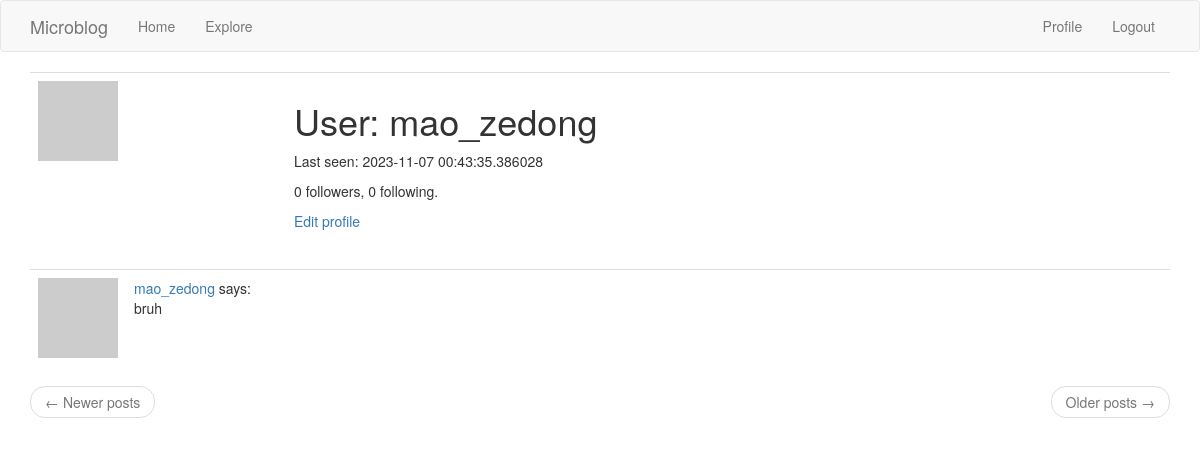
Page /user/mao_zedong (signed in) on the earlier database version.
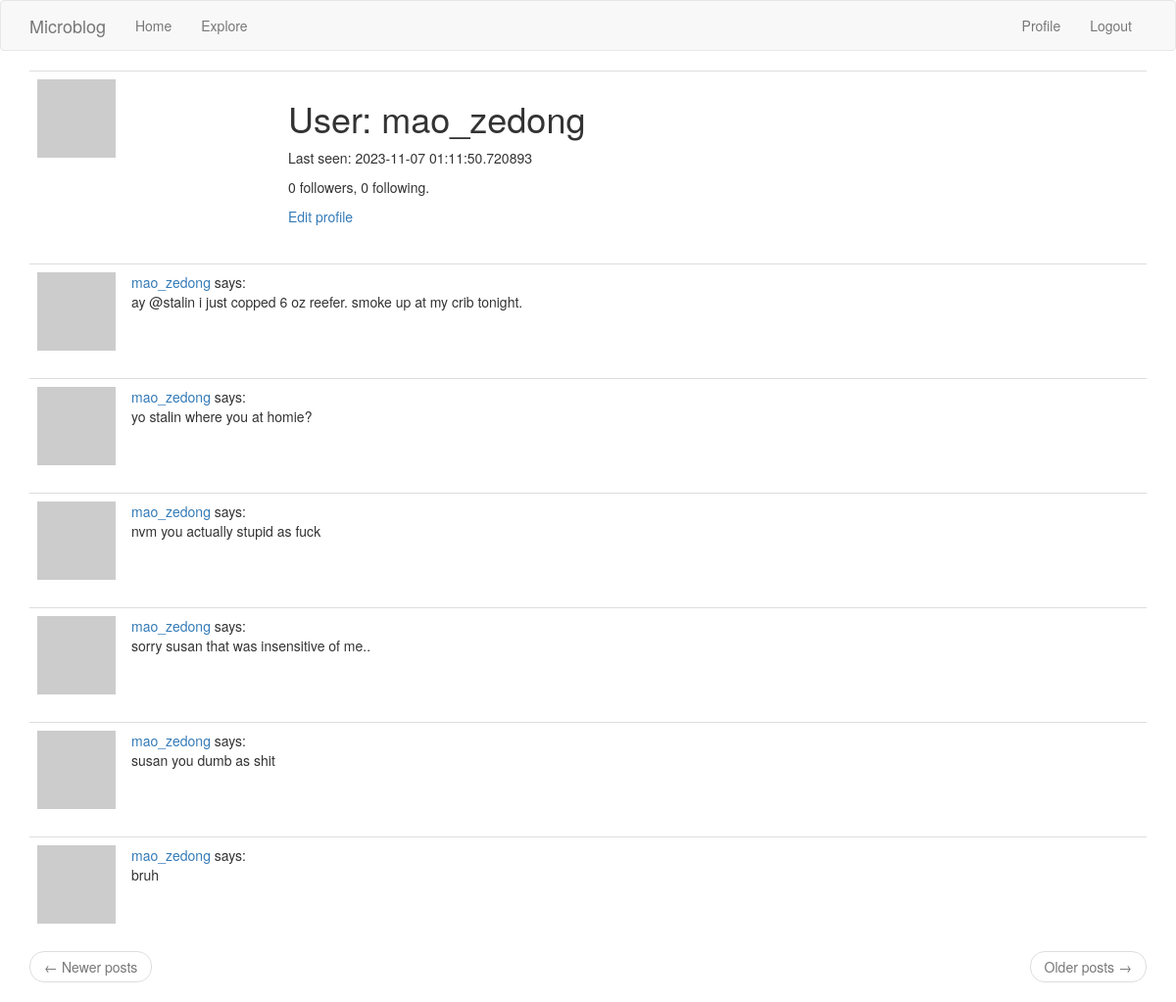
Same page on the later database version.
### app/models.py (models this page shows, shortened)
class User(UserMixin, db.Model):
    id = db.Column(db.Integer, primary_key=True)
    username = db.Column(db.String(64), index=True, unique=True)
    email = db.Column(db.String(120), index=True, unique=True)
    password_hash = db.Column(db.String(128))
    posts = db.relationship('Post', backref='author', lazy='dynamic')
    about_me = db.Column(db.String(140))
    last_seen = db.Column(db.DateTime, default=datetime.utcnow)
    followed = db.relationship(
        'User', secondary=followers,
        primaryjoin=(followers.c.follower_id == id),
        secondaryjoin=(followers.c.followed_id == id),
        backref=db.backref('followers', lazy='dynamic'), lazy='dynamic'
    )
    def avatar(self, size):
        digest = md5(self.email.lower().encode('utf-8')).hexdigest()
        return 'https://www.gravatar.com/avatar/{}?d=identicon&s={}'.format(digest, size)

class Post(db.Model):
    id = db.Column(db.Integer, primary_key=True)
    body = db.Column(db.String(140))
    timestamp = db.Column(db.DateTime, index=True, default=datetime.utcnow)
    user_id = db.Column(db.Integer, db.ForeignKey('user.id'))

### app/routes.py (the view)
@app.route('/user/<username>')
@login_required
def user(username):
    user = User.query.filter_by(username=username).first_or_404()
    page = request.args.get('page', 1, type=int)
    posts = user.posts.order_by(Post.timestamp.desc()).paginate(page=page, per_page=app.config['POSTS_PER_PAGE'], error_out=False)
    next_url = url_for('user', username=user.username, page=posts.next_num) \
        if posts.has_next else None
    prev_url = url_for('user', username=user.username, page=posts.prev_num) \
        if posts.has_prev else None
    form = EmptyForm()
    return render_template('user.html', user=user, posts=posts.items, next_url=next_url, prev_url=prev_url, form=form)

### app/models.py (called while the page is built)
@login.user_loader
def load_user(id):
    return User.query.get(int(id))

### app/routes.py (called while the page is built)
@app.before_request
def before_request():
    if current_user.is_authenticated:
        current_user.last_seen = datetime.utcnow()
        db.session.commit()

### app/templates/user.html (shortened to what this page needs)
{% extends "base.html" %}
{% block app_content %}
    <table class="table table-hover">
        <tr>
            <td width="256px"><img src="{{ user.avatar(256) }}"></td>
            <td>
                <h1>User: {{ user.username }}</h1>
                {% if user.last_seen %}<p>Last seen: {{ user.last_seen }}</p>{% endif %}
                <p>{{ user.followers.count() }} followers, {{ user.followed.count() }} following.</p>
                {% if user == current_user %}
                <p><a href="{{ url_for('edit_profile') }}">Edit profile</a></p>
                {% endif %}
            </td>
        </tr>
    </table>
    {% for post in posts %}
        {% include '_post.html' %}
    {% endfor %}
    <nav aria-label="...">
        <ul class="pager">
            <li class="previous{% if not prev_url %} disabled{% endif %}">
                <a href="{{ prev_url or '#' }}">
                    <span aria-hidden="true">&larr;</span> Newer posts
                </a>
            </li>
            <li class="next{% if not next_url %} disabled{% endif %}">
                <a href="{{ next_url or '#' }}">
                    Older posts <span aria-hidden="true">&rarr;</span>
                </a>
            </li>
        </ul>
    </nav>
{% endblock %}

### app/templates/_post.html
    <table class="table table-hover">
        <tr>
            <td width="70px">
                <a href="{{ url_for('user', username=post.author.username) }}">
                    <img src="{{ post.author.avatar(70) }}" />
                </a>
            </td>
            <td>
                <a href="{{ url_for('user', username=post.author.username) }}">
                    {{ post.author.username }}
                </a>
                says:
                <br>
                {{ post.body }}
            </td>
        </tr>
    </table>

Differences in the rows shown:
changed User "mao_zedong": last_seen "2023-11-07 00:43:35.386028" → "2023-11-07 01:11:50.720893"
added Post: author.username "mao_zedong", body "ay @stalin i just copped 6 oz reefer. smoke up at my crib tonight."
added Post: author.username "mao_zedong", body "yo stalin where you at homie?"
added Post: author.username "mao_zedong", body "nvm you actually stupid as fuck"
added Post: author.username "mao_zedong", body "sorry susan that was insensitive of me.."
added Post: author.username "mao_zedong", body "susan you dumb as shit"
